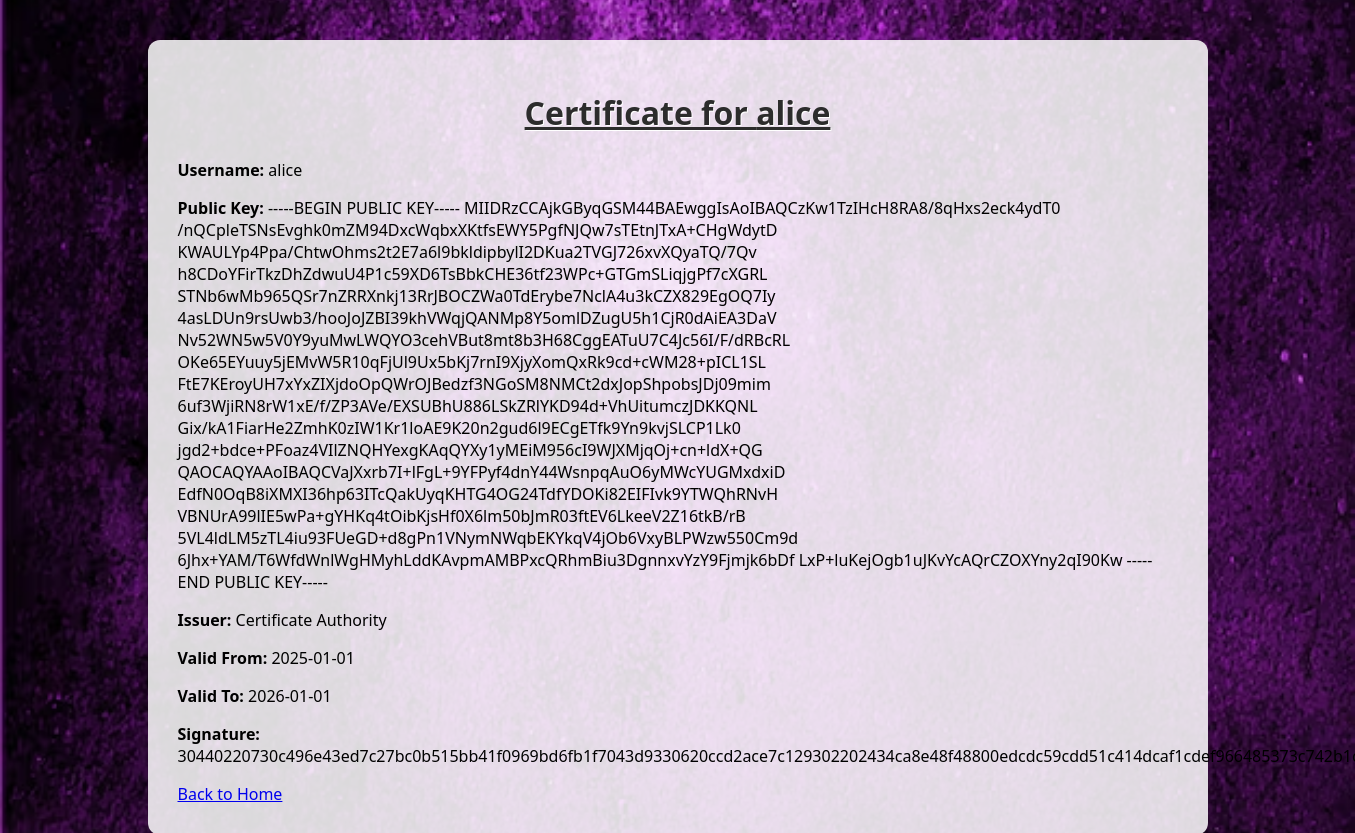
The page /view_certificate/alice on the database its author committed.
### app.py (models this page shows)
class User(db.Model):
    id = db.Column(db.Integer, primary_key=True)
    username = db.Column(db.String(80), unique=True, nullable=False)
    private_key = db.Column(db.Text, nullable=False)
    public_key = db.Column(db.Text, nullable=False)
    certificate = db.Column(db.Text, nullable=True)  # New column for storing certificates

### app.py (the view)
@app.route("/view_certificate/<username>", methods=["GET"])
def view_certificate_route(username):
    user = User.query.filter_by(username=username).first()
    if not user or not user.certificate:
        flash(" Certificate not found for this user.")
        return redirect(url_for("index"))
    certificate = json.loads(user.certificate)
    return render_template("view_certificate.html", username=username, certificate=certificate)

### templates/view_certificate.html (shortened to what this page needs)
<!DOCTYPE html>
<html lang="en">
<head>
    <link rel="stylesheet" href="{{ url_for('static', filename='styles.css') }}">
</head>
<body>
    <div class="container">
        <h1><b><u>Certificate for {{ username }}</u></b></h1>
        <p><strong>Username:</strong> {{ certificate.data.username }}</p>
        <p><strong>Public Key:</strong> {{ certificate.data.public_key }}</p>
        <p><strong>Issuer:</strong> {{ certificate.data.issuer }}</p>
        <p><strong>Valid From:</strong> {{ certificate.data.valid_from }}</p>
        <p><strong>Valid To:</strong> {{ certificate.data.valid_to }}</p>
        <p><strong>Signature:</strong> {{ certificate.signature }}</p>
        <a href="/">Back to Home</a>
    </div>
</body>
</html>

### static/styles.css (style rules this page uses)
body { margin: 0; padding: 0; font-family: 'Segoe UI', sans-serif; background-color: #D4a1fe; background-image: url('pup.avif'); background-size: cover; background-position: center; background-repeat: no-repeat; }
.container { background-color: rgba(255, 255, 255, 0.85); max-width: 1000px; margin: 40px auto; padding: 30px; border-radius: 12px; box-shadow: 0 8px 24px rgba(0, 0, 0, 0.2); z-index: 1; position: relative; }
h1, h2 { text-align: center; color: #2c2c2c; margin-bottom: 25px; font-weight: 600; text-shadow: 1px 1px #fff; }

### rows shown on the page
User: username "alice", data.username "alice", data.public_key "-----BEGIN PUBLIC KEY----- MIIDRzCCAjkGByqGSM44BAEwggIsAoIBAQCzKw1TzIHcH8RA8/8qHxs2eck4ydT0 /nQCpleTSNsEvghk0mZM94DxcWqbxXKtfsEWY5PgfNJQw7sTEtnJTxA+CHgWdytD KWAULYp4Ppa/ChtwOhms2t2E7a6l9bkldipbylI2DKua2TVGJ726xvXQyaTQ/7Qv h8CDoYFirTkzDhZdwuU4P1c59XD6TsBbkCHE36tf23WPc+GTGmSLiqjgPf7cXGRL STNb6wMb965QSr7nZRRXnkj13RrJBOCZWa0TdErybe7NclA4u3kCZX829EgOQ7Iy 4asLDUn9rsUwb3/hooJoJZBI39khVWqjQANMp8Y5omlDZugU5h1CjR0dAiEA3DaV Nv52WN5w5V0Y9yuMwLWQYO3cehVBut8mt8b3H68CggEATuU7C4Jc56I/F/dRBcRL OKe65EYuuy5jEMvW5R10qFjUl9Ux5bKj7rnI9XjyXomQxRk9cd+cWM28+pICL1SL FtE7KEroyUH7xYxZIXjdoOpQWrOJBedzf3NGoSM8NMCt2dxJopShpobsJDj09mim 6uf3WjiRN8rW1xE/f/ZP3AVe/EXSUBhU886LSkZRlYKD94d+VhUitumczJDKKQNL…"

### other values the page prints
{{ certificate.data.issuer }} "Certificate Authority"
{{ certificate.data.valid_from }} "2025-01-01"
{{ certificate.data.valid_to }} "2026-01-01"
